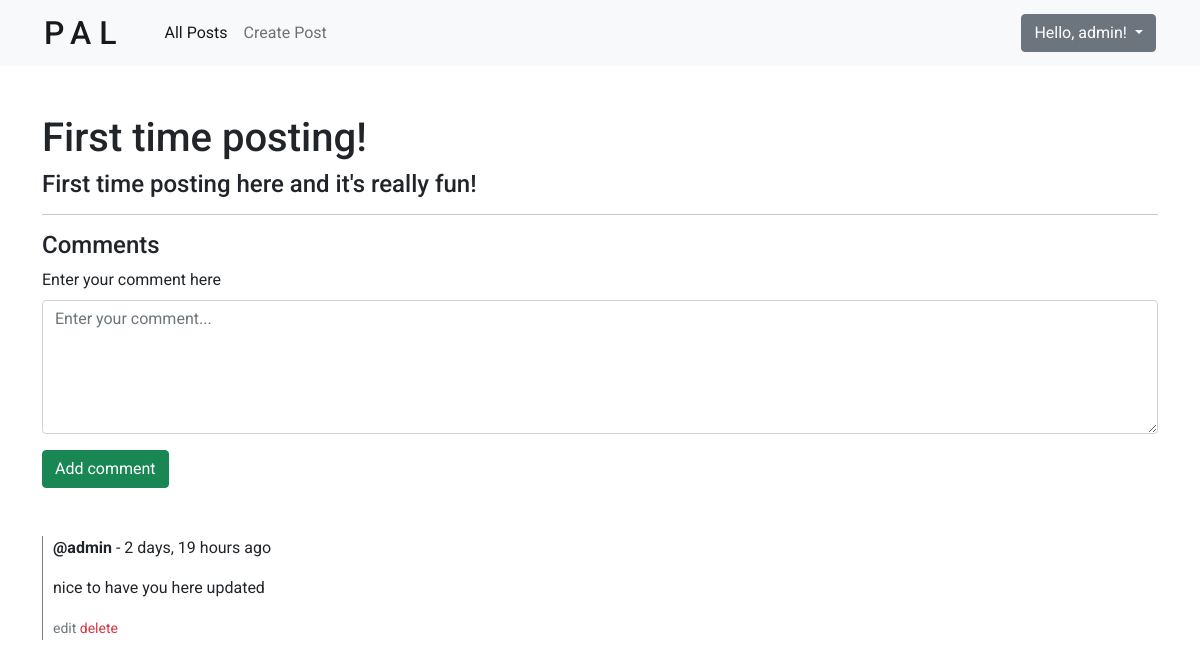
Screenshot of /post/3/ (signed in) with the database file from the repository.
### posts/models.py (models this page shows, shortened)
class Post(models.Model):
    name = models.CharField(max_length=200)
    description = models.TextField(null=True, blank=True)
    topic = models.ForeignKey(Topic, null=True, on_delete=SET_NULL) # each Post is related to a single Topic
    user = models.ForeignKey(User, null=True, on_delete=SET_NULL) # each Post is related to a single User
    created = models.DateTimeField(auto_now_add=True)
    updated = models.DateTimeField(auto_now=True)

### comments/models.py (models this page shows, shortened)
class Comment(models.Model):
    user = models.ForeignKey(User, on_delete=CASCADE) # each Comment is related to a single User
    post = models.ForeignKey(Post, on_delete=CASCADE) # each Comment is related to a single Post
    body = models.TextField()
    created = models.DateTimeField(auto_now_add=True)
    updated = models.DateTimeField(auto_now=True)

### posts/views.py (the view, shortened to what this page needs)
# urls.py: path('post/<str:pk>/', views.post, name='post'),
def post(request, pk):
    post = Post.objects.get(id=pk)
    comments = post.comment_set.all().order_by('-created') # get the comments from each post
    comments_count = post.comment_set.all().count()
    context = {
        'post': post,
        'comments': comments,
        'comments_count': comments_count,
    }
    return render(request, 'posts/post.html', context)

### posts/templates/posts/post.html (shortened to what this page needs)
{% extends 'main.html' %}
{% block content %}
<div class="mt-5">
    <h1>{{ post.name }}</h3>
    <h4>{{ post.description }}</h4>
</div>
<hr />
<h4>Comments</h4>
{% if request.user.is_authenticated %}
    <div class="mb-3">
        <form action="" method='POST'>
            <label for="formGroupExampleInput" class="form-label">Enter your comment here</label>
            <textarea name="comment" id="comment-textarea" class="form-control" cols="50" rows="5" placeholder="Enter your comment..."></textarea>
            <input type="submit" value="Add comment" class="btn btn-success">
        </form>
    </div>
{% endif %}
<div class="comment-container mt-5">
    {% for comment in comments %}
        <div class="comment">
            <p><b>@{{ comment.user }}</b> - {{ comment.created|timesince }} ago</p>
            <p>{{ comment.body }}</p>
            {% if request.user == comment.user %}
                <small>
                    <a href="{% url 'comments:update-comment' comment.id %}?next={{ request.path|urlencode }}" class="text-secondary">edit</a>
                </small>
                <small>
                    <a href="{% url 'comments:delete-comment' comment.id %}?next={{ request.path|urlencode }}" class="text-danger">delete</a>
                </small>
            {% endif %}
        </div>
    {% endfor %}
</div>
{% endblock content %}

### templates/navbar.html (shortened to what this page needs)
<nav class="navbar navbar-expand-lg navbar-light bg-light">
    <div class="container-fluid">
      <h1 class="navbar-brand">PAL</h1>
      <div class="collapse navbar-collapse" id="navbarSupportedContent">
        <ul class="navbar-nav me-auto mb-lg-0">
          <li class="nav-item">
            <a class="nav-link active" aria-current="page" href="{% url 'posts:index' %}">All Posts</a>
          </li>
          <li class="nav-item">
            <a class="nav-link" href="{% url 'posts:create-post' %}">Create Post</a>
          </li>
        </ul>
        <div class="d-flex align-center">
            {% if request.user.is_authenticated %}
                <div class="dropdown">
                    <button class="btn btn-secondary dropdown-toggle" type="button" id="dropdownMenuButton1" data-bs-toggle="dropdown" aria-expanded="false">
                        Hello, {{ request.user.username }}!
                    </button>
                  </div>
            {% else %}
                <div>
                    <a href="{% url 'user:sign-in' %}" class="btn btn-outline-secondary">Sign in</a>
                    <a href="{% url 'user:sign-up' %}" class="btn btn-primary">Sign up</a>
                </div>
            {% endif %}
        </div>
      </div>
    </div>
  </nav>

### static/styles/main.css (style rules this page uses)
.navbar-brand { font-size: 2rem; padding: 0; margin: 0; margin-right: 2rem; letter-spacing: .5rem; }
.navbar { padding: .8rem 2rem; }
#comment-textarea { margin-bottom: 1rem; }
.comment-container { padding-left: 10px; border-left: 1px solid grey; }
.comment { margin-bottom: 10px; }

### static/styles/base.css (style rules this page uses)
*, *::before, *::after { margin: 0; padding: 0; box-sizing: border-box; }
body { font-family: 'Roboto', sans-serif; }
a { text-decoration: none; }

### rows the page displays
Post: name "First time posting!", description "First time posting here and it's really fun!"
Comment: user "admin", created "2 days, 19 hours", body "nice to have you here updated"

### other values shown
{{ request.user.username }} "admin"
